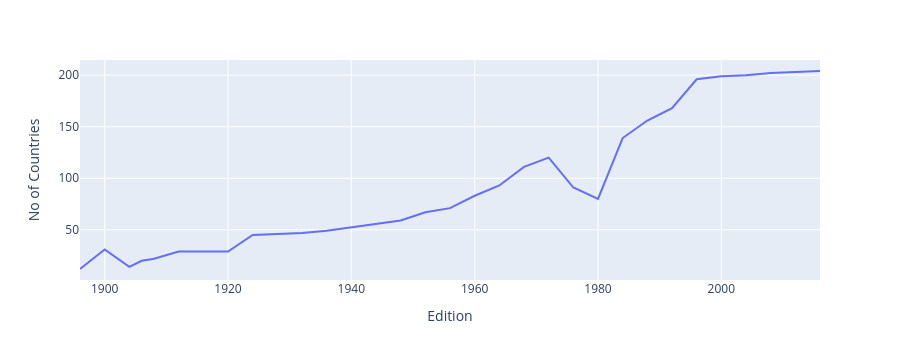

Here is the notebook cell this chart was saved with:
### Code cell
fig = px.line(nations_over_time, x='Edition', y='No of Countries')
fig.show()

### Figure 1 — Plotly figure (JSON) as saved in the notebook; plotly's stock layout.template omitted (floating-point values rounded to 4 significant figures)
{"data": [{"hovertemplate": "Edition=%{x}<br>No of Countries=%{y}<extra></extra>", "legendgroup": "", "line": {"color": "#636efa", "dash": "solid"}, "marker": {"symbol": "circle"}, "mode": "lines", "name": "", "orientation": "v", "showlegend": false, "type": "scatter", "x": [1896, 1900, 1904, 1906, 1908, 1912, 1920, 1924, 1928, 1932, 1936, 1948, 1952, 1956, 1960, 1964, 1968, 1972, 1976, 1980, 1984, 1988, 1992, 1996, 2000, 2004, 2008, 2012, 2016], "xaxis": "x", "y": [12, 31, 14, 20, 22, 29, 29, 45, 46, 47, 49, 59, 67, 71, 83, 93, 111, 120, 91, 80, 139, 156, 168, 196, 199, 200, 202, 203, 204], "yaxis": "y"}], "layout": {"height": 360, "legend": {"tracegroupgap": 0}, "margin": {"t": 60}, "xaxis": {"anchor": "y", "autorange": true, "domain": [0, 1], "range": [1896, 2016], "title": {"text": "Edition"}, "type": "linear"}, "yaxis": {"anchor": "x", "autorange": true, "domain": [0, 1], "range": [1.333, 214.7], "title": {"text": "No of Countries"}, "type": "linear"}}}
